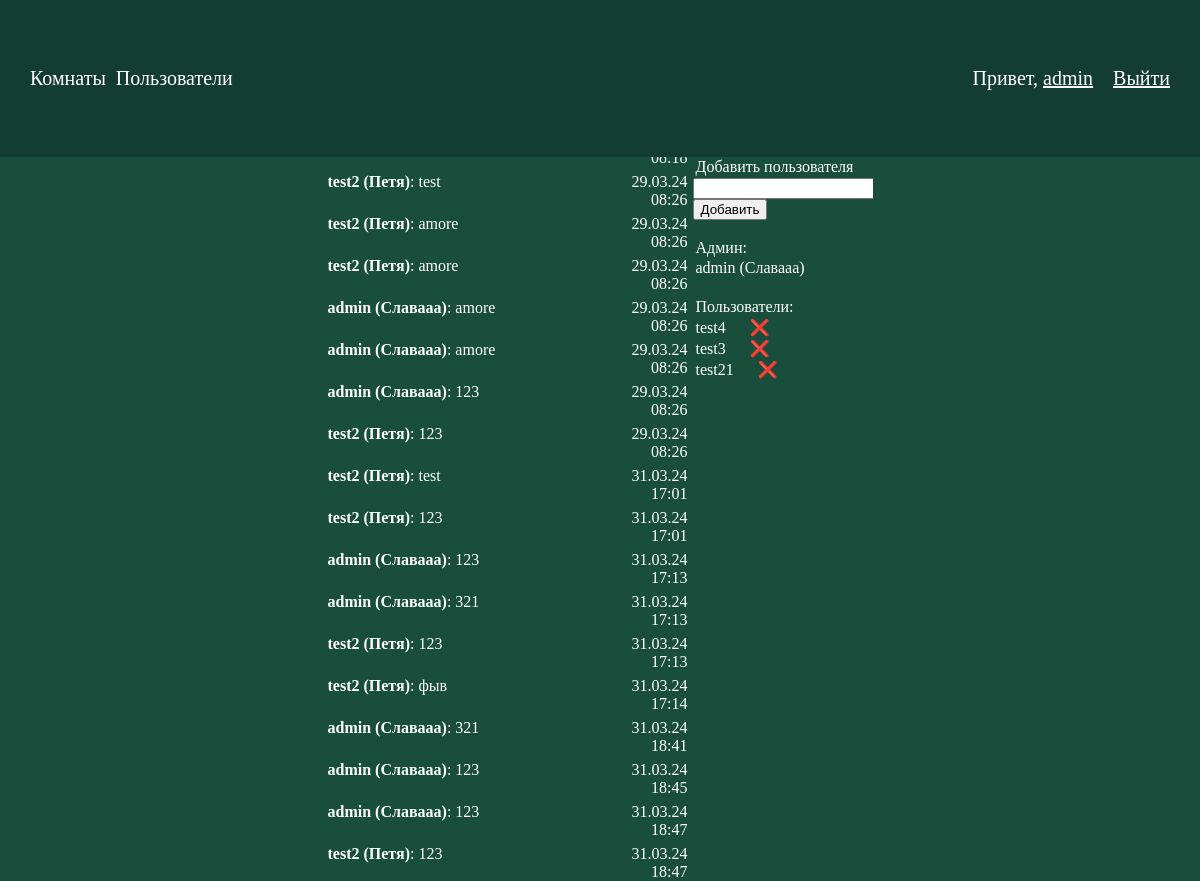
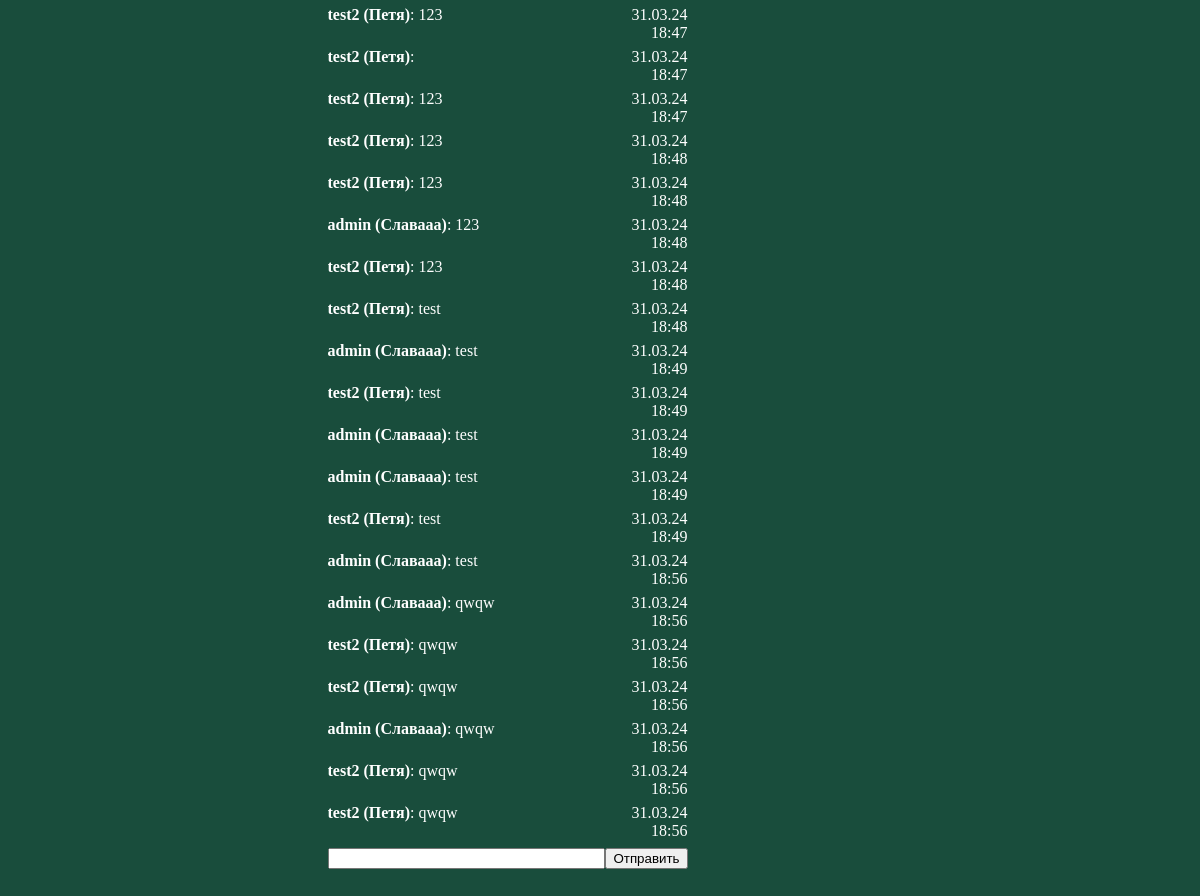
Screenshot of /room/asdasc2222 (signed in) with the database file from the repository (2 pictures, top to bottom).
### social/models.py (models this page shows, shortened)
class Message(models.Model):
    text = models.TextField()
    sender = models.ForeignKey(User, on_delete=models.CASCADE)
    room = models.ForeignKey(Room, on_delete=models.CASCADE)
    time = models.DateTimeField(auto_now_add=True)
    class Meta:
        ordering = ('time',)

class Room(models.Model):
    ischat = models.BooleanField(default=True, blank=False)
    members = models.ManyToManyField(User, through='ChatMessages', related_name='members')
    roomname = models.SlugField(max_length=50, null=True)
    admin = models.ForeignKey(User, null=True, blank=True, on_delete=models.CASCADE)

### social/views.py (the view)
# urls.py: path('room/<slug:roomname>', roomview, name='room'),
@login_required
def roomview(request, roomname):
    room = Room.objects.get(roomname=roomname)
    messages = Message.objects.filter(room=room)
    context = {
        'title': f'Комната {roomname}',
        'room': room,
        'messages':messages,
    }
    if request.user not in room.members.all():
        raise PermissionDenied()
    return render(request, 'room.html', context)

### social/templates/room.html (shortened to what this page needs)
{% extends 'base.html' %}
{% load static %}
{% block content %}
    <div class="roomcontainer">
        <div class="roommsgandbutton">
            <div class="lismsgsroom">
                {% for message in messages %}
                    <div class="divmessage">
                        <div class="messagetext">
                            <p><b>{{message.sender}}{% if message.sender.first_name%} ({{message.sender.first_name}}){% endif %}</b>: {{message.text}}</p>
                        </div>
                        <div class="messagetime">
                            <p>{{message.time|date:"d.m.y H:i" }}</p>
                        </div>
                    </div>
                {% endfor %}
            </div>
            <div class="sendmsdivroom">
                <form method="" onsubmit="return false;">
                    <input id="msgtxt" name="textmsg" autocomplete="off"  >
                    <button id="btn" type="submit">Отправить</button>
                </form>
            </div>
        </div>
        <div class="userlistinroom">
            {% if user == room.admin %}
                <p>Добавить пользователя</p>
                <input id="adduserinput"><button id="adduserbutton">Добавить</button>
                <br><br>
            {% endif %}
            <p>Админ:</p>
            <p>{{room.admin}}{%if room.admin.first_name%} ({{room.admin.first_name}}) {% endif %}</p>
            <br>
            <p>Пользователи:</p>
            {% for member in room.members.all %}
                {% if not member == room.admin%}
                    <p id="{{ member.username }}">{{member}}
                        {% if user == room.admin %}
                            <a title="Исключить" class="delusericon" onclick="delUser('{{member.username}}')">&emsp; &#10060;</a>
                        {% endif %}</p>
                {% endif %}
            {%endfor%}
        </div>
    </div>
{% endblock %}

### social/templates/base.html (shortened to what this page needs)
{% load static %}
<html>
<head>
    <link rel="stylesheet" href="{%static 'social/styles.css'%}">
</head>
<body>
<div class="nav">
    <div class="navleft">
        <p><a href="{%url 'rooms'%}">Комнаты</a></p>
        <p><a href="{%url 'accounts'%}">Пользователи</a></p>
    </div>
    <div class="navright">
        {% if user.is_authenticated  %}
            <p>Привет, <a id="username" href="{%url 'profile' user.username%}">{{user.username}}</a></p>
            <p>&emsp;<a href="{% url 'account_logout' %}">Выйти</a></p>
        {% else %}
            <p><a href="{% url 'account_login'%}">Войти</a></p>
        {% endif %}
    </div>
</div>
{% block content %}
{% endblock %}
</body>
</html>

### static/social/styles.css (style rules this page uses)
html { width: 100%; height: 100%; }
body { background-color: #194D3C; margin:0px; width:100%; height: 100%; }
p, label { color: white; }
a { color:white; }
.nav { display:flex; background-color: #143D31; margin:0px; justify-content: space-between; align-items: center; height: 6%; }
.nav p { font-size:20px }
.navleft { margin-left:30px; display:flex; }
.navleft p { margin-right:10px; }
.navleft a { text-decoration:none; }
.navright { margin-right:30px; display:flex; flex-direction: row; justify-content: center; }
.navright a { font-size: 20px; }
.roommsgandbutton { height:100%; width:30%; display: flex; flex-direction: column; }
.sendmsdivroom { margin-top:5px; display: flex; flex-direction: row; width: 100%; justify-content: center; }
.sendmsdivroom form { width: 100%; display: flex; justify-content: center; }
.sendmsdivroom form input { width: 80% }
.divmessage { display: flex; justify-content: space-between; }
.messagetime { width:25%; }
.messagetime p { margin: 3px 0px 3px 0px; text-align: right; }
.messagetext { width:75%; }
.messagetext p { margin: 3px 0px 3px 0px; }
.userlistinroom { margin-left:5px; width:15%; height: 75%; overflow-y: auto; }
.userlistinroom p { margin-top:1px; margin-bottom:2px; margin-left:3px; }
.roomcontainer { display: flex; height: 80%; align-items: start; justify-content: center; }
.lismsgsroom { width: 100%; height: 75%; overflow-y: auto }
.delusericon { text-decoration: none; }

### rows the page displays
Message: sender "test2", sender.first_name "Петя", text "test", time "29.03.24 08:26"
Message: sender "test2", sender.first_name "Петя", text "amore", time "29.03.24 08:26"
Message: sender "test2", sender.first_name "Петя", text "amore", time "29.03.24 08:26"
Message: sender "admin", sender.first_name "Славааа", text "amore", time "29.03.24 08:26"
Message: sender "admin", sender.first_name "Славааа", text "amore", time "29.03.24 08:26"
Message: sender "admin", sender.first_name "Славааа", text "123", time "29.03.24 08:26"
Message: sender "test2", sender.first_name "Петя", text "123", time "29.03.24 08:26"
Message: sender "test2", sender.first_name "Петя", text "test", time "31.03.24 17:01"
Message: sender "test2", sender.first_name "Петя", text "123", time "31.03.24 17:01"
Message: sender "admin", sender.first_name "Славааа", text "123", time "31.03.24 17:13"
Message: sender "admin", sender.first_name "Славааа", text "321", time "31.03.24 17:13"
Message: sender "test2", sender.first_name "Петя", text "123", time "31.03.24 17:13"
Message: sender "test2", sender.first_name "Петя", text "фыв", time "31.03.24 17:14"
Message: sender "admin", sender.first_name "Славааа", text "321", time "31.03.24 18:41"
Message: sender "admin", sender.first_name "Славааа", text "123", time "31.03.24 18:45"
Message: sender "admin", sender.first_name "Славааа", text "123", time "31.03.24 18:47"
Message: sender "test2", sender.first_name "Петя", text "123", time "31.03.24 18:47"
Message: sender "test2", sender.first_name "Петя", text "123", time "31.03.24 18:47"
Message: sender "test2", sender.first_name "Петя", time "31.03.24 18:47"
Message: sender "test2", sender.first_name "Петя", text "123", time "31.03.24 18:47"
Message: sender "test2", sender.first_name "Петя", text "123", time "31.03.24 18:48"
Message: sender "test2", sender.first_name "Петя", text "123", time "31.03.24 18:48"
Message: sender "admin", sender.first_name "Славааа", text "123", time "31.03.24 18:48"
Message: sender "test2", sender.first_name "Петя", text "123", time "31.03.24 18:48"
Message: sender "test2", sender.first_name "Петя", text "test", time "31.03.24 18:48"
Message: sender "admin", sender.first_name "Славааа", text "test", time "31.03.24 18:49"
Message: sender "test2", sender.first_name "Петя", text "test", time "31.03.24 18:49"
Message: sender "admin", sender.first_name "Славааа", text "test", time "31.03.24 18:49"
Message: sender "admin", sender.first_name "Славааа", text "test", time "31.03.24 18:49"
Message: sender "test2", sender.first_name "Петя", text "test", time "31.03.24 18:49"
Message: sender "admin", sender.first_name "Славааа", text "test", time "31.03.24 18:56"
Message: sender "admin", sender.first_name "Славааа", text "qwqw", time "31.03.24 18:56"
Message: sender "test2", sender.first_name "Петя", text "qwqw", time "31.03.24 18:56"
Message: sender "test2", sender.first_name "Петя", text "qwqw", time "31.03.24 18:56"
Message: sender "admin", sender.first_name "Славааа", text "qwqw", time "31.03.24 18:56"
Message: sender "test2", sender.first_name "Петя", text "qwqw", time "31.03.24 18:56"
Message: sender "test2", sender.first_name "Петя", text "qwqw", time "31.03.24 18:56"
Room: admin "admin", admin.first_name "Славааа"

### other values shown
{{ user.username }} "admin"
{{ member }} "test4"
{{ member }} "test3"
{{ member }} "test21"
